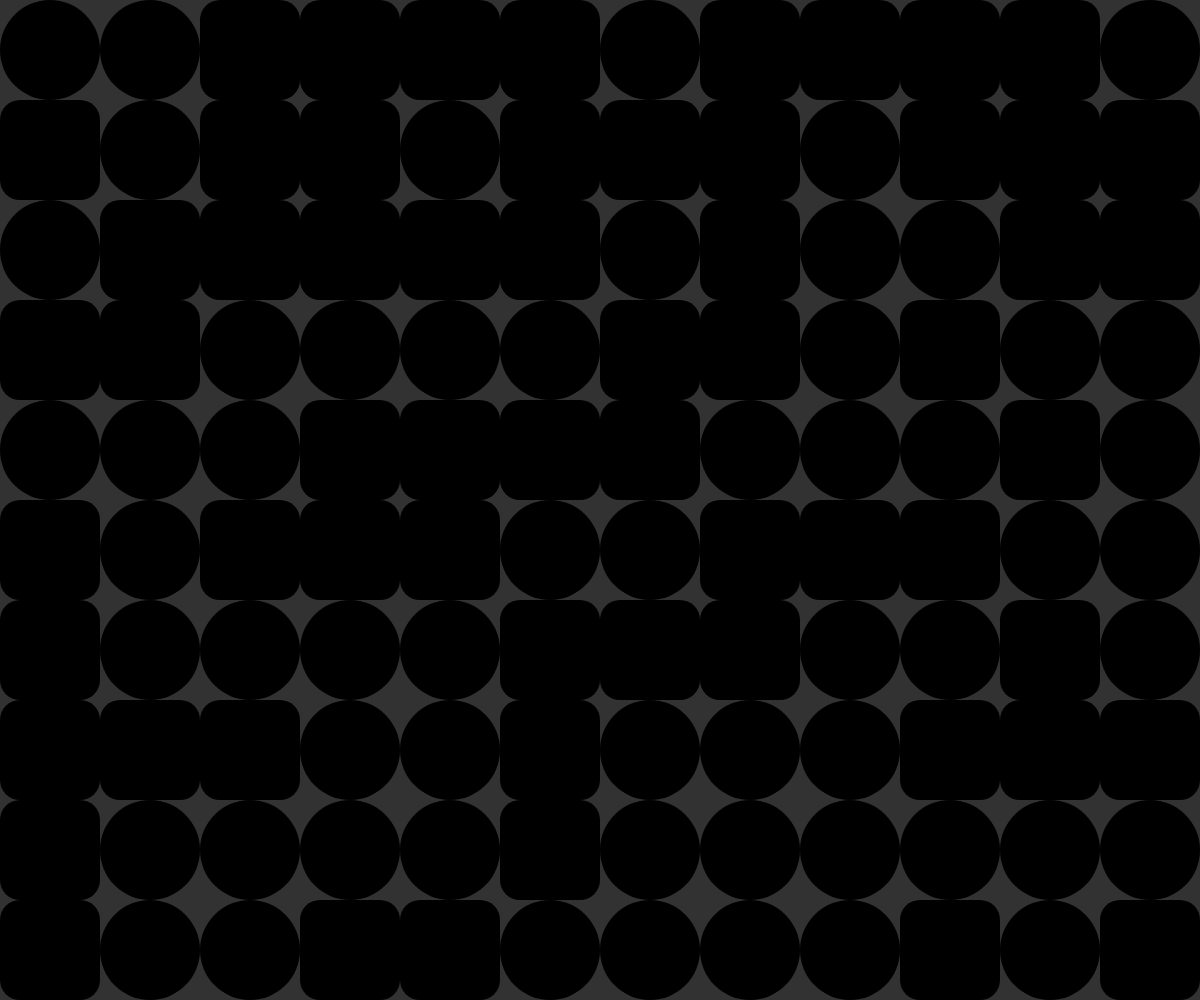
Frame 1 (no input)
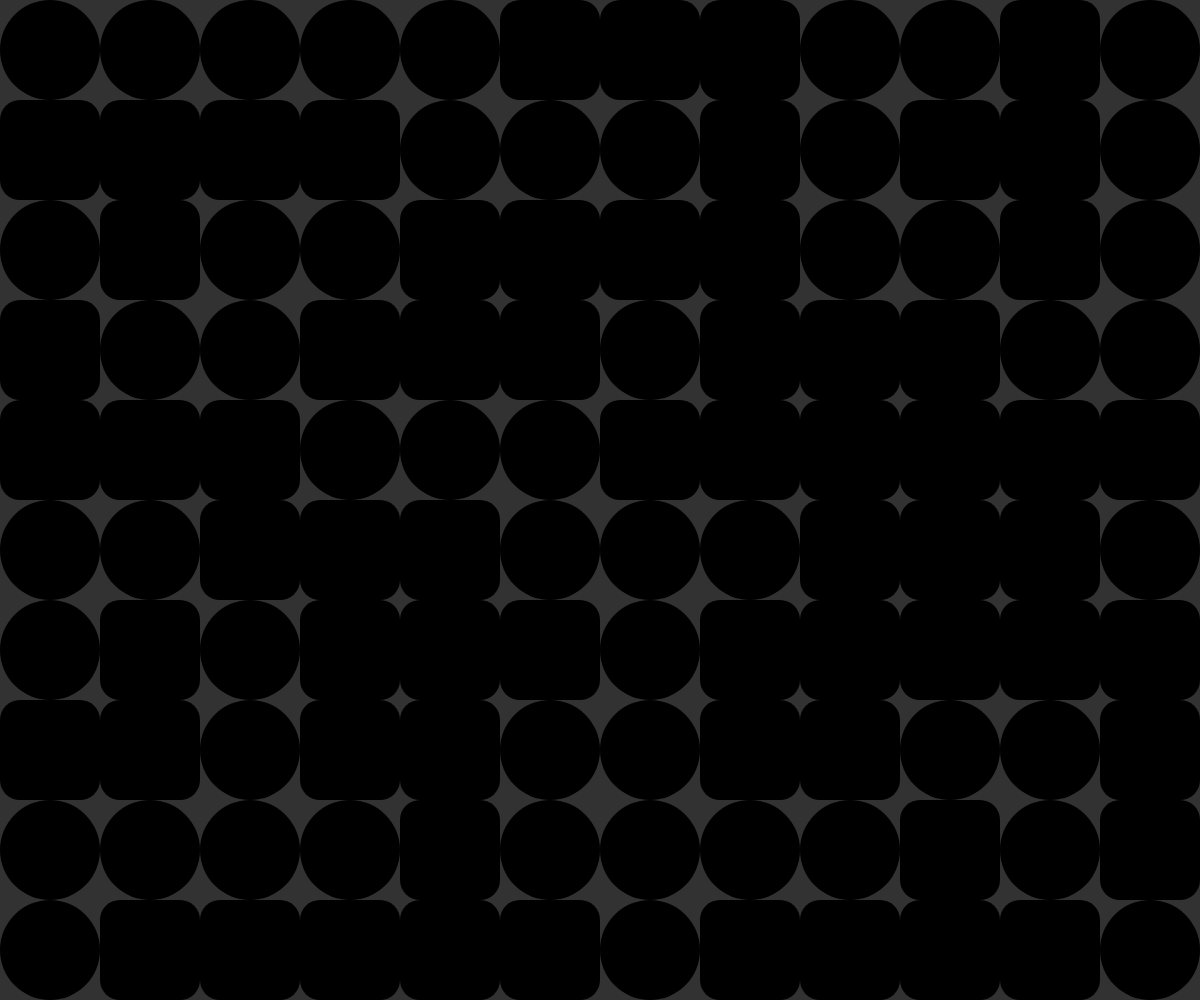
Frame 2 (the mouse pressed at the canvas centre, redrawn once)

The p5.js sketch that drew these frames (run headless with seeded random() and noise() and a simulated clock; the mouse was pressed at the canvas centre and the sketch redrawn once):

// p5.js sketch
// ── sketch.js
/*
Inspired by "rectangular forms" by the Belfort Group
Published in Computer Graphics and Art, 1976, Vol. 1, No. 3 	
*/

let cellSize;

function setup() {
  createCanvas(windowWidth, windowHeight);
  noStroke();
}

function draw() {
  background(50);
  cellSize = min(width / 10, height / 10);

  for (let x = 0; x < width; x += cellSize) {
    for (let y = 0; y < height; y += cellSize) {
      
      let chance = random(1);

      if (chance < 0.5) {
        fill(0);
      square(x, y, cellSize, 20);
      } else {
        fill(0);
        square(x, y, cellSize, 50);
      }
 
    }
  }
  noLoop();
}

function mousePressed() {
  loop();
}

function windowResized() {
  resizeCanvas(windowWidth, windowHeight);
}
